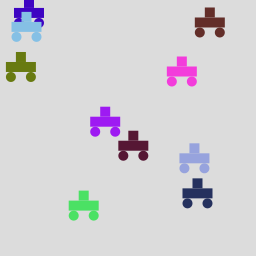
Frame 1 (no input)
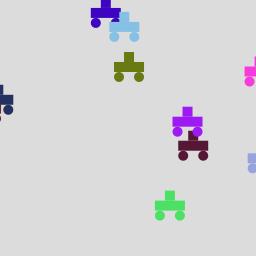
Frame 60 (the mouse pressed at the canvas centre just before this capture)
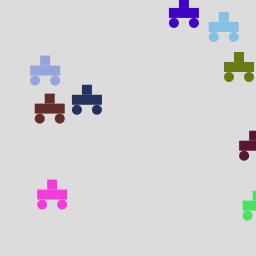
Frame 120 (the mouse held since frame 60 and released just before this capture)

The Processing sketch that drew these frames (run headless with seeded random() and noise(); from frame 60 on, the mouse is pressed at the canvas centre):

// Processing sketch: processing_21696
// ── processing_21696.pde


 int voitures = 10;

 float[] x;
 float[] y;
 color[] c;
 
 float[] v;
 
 
void setup() {
  size(256,256);
  smooth();
  
  x = new float[voitures];
  y = new float[voitures];
  c = new color[voitures];
  v = new float[voitures];
  
  for ( int i =0; i < voitures; i++ ) {
    x[i] = random(width);
    y[i] = random(height);
    c[i] = color( random(256) , random(256) , random(256) );
    v[i] = random(1,2);
  }
  
}
 
void draw() {
  background(220);
   
    for ( int i =0; i < voitures; i++ ) {
      x[i] = x[i] + v[i];
      if ( x[i] > width ) {
        x[i] = -30;
        y[i] = random(height);
      }
      voiture(x[i],y[i],c[i]);
    }
}

// Dessiner voiture
void voiture(float x, float y, color c) {
  
  float largeur = 30;
  float hauteur = 10;
  float rayon = 5;
  
  noStroke();
  fill(c);
  // Carosserie
  rect(x,y,largeur,hauteur);
  // Cabine
  rect( x+largeur/2-5 , y-10 , 10 , 10 );
  // Roues
  ellipse( x+rayon , y+hauteur+rayon , rayon*2 , rayon*2 );
  ellipse( x+largeur-rayon , y+hauteur+rayon , rayon*2 , rayon*2 );
  
}
